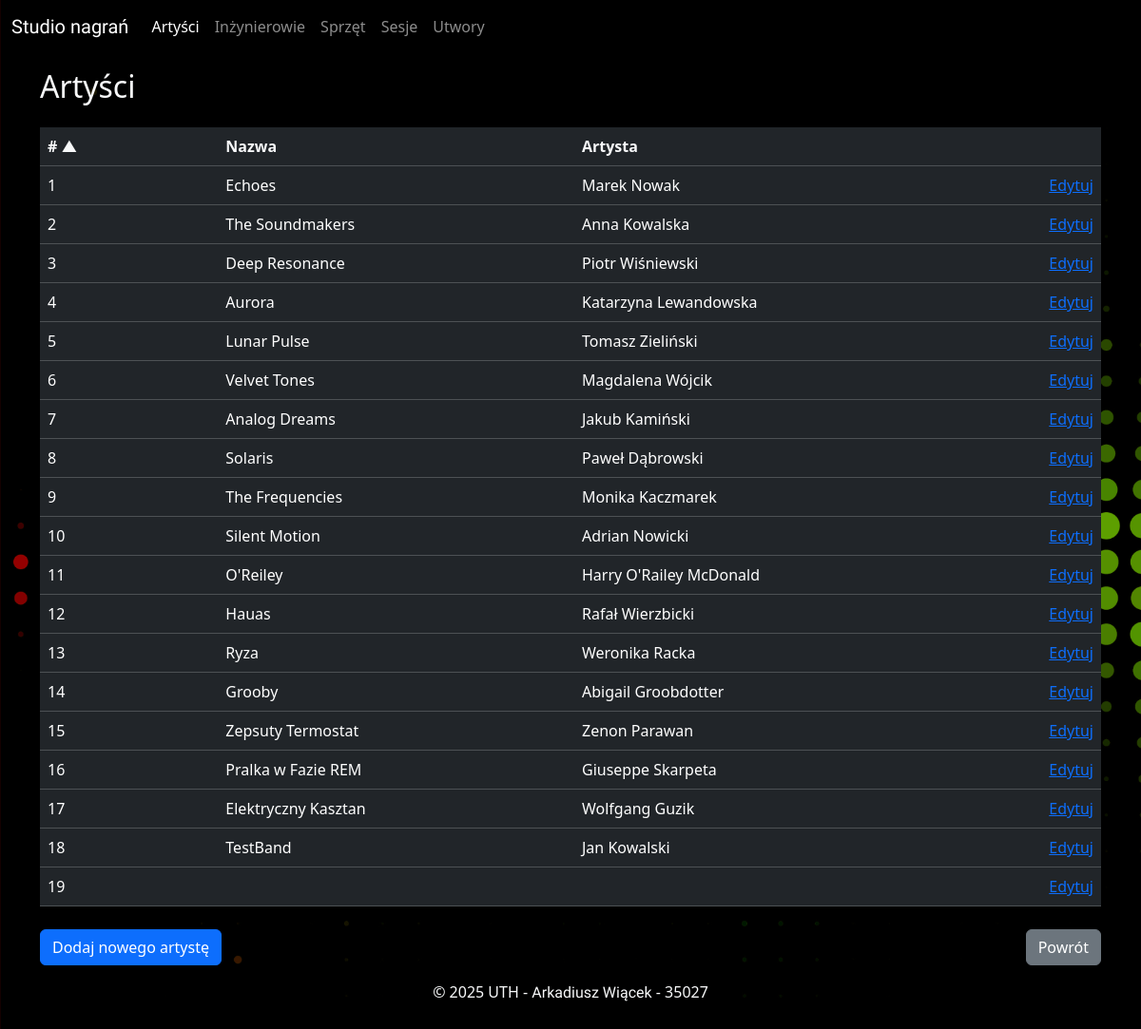
Page /artysci on the earlier database version.
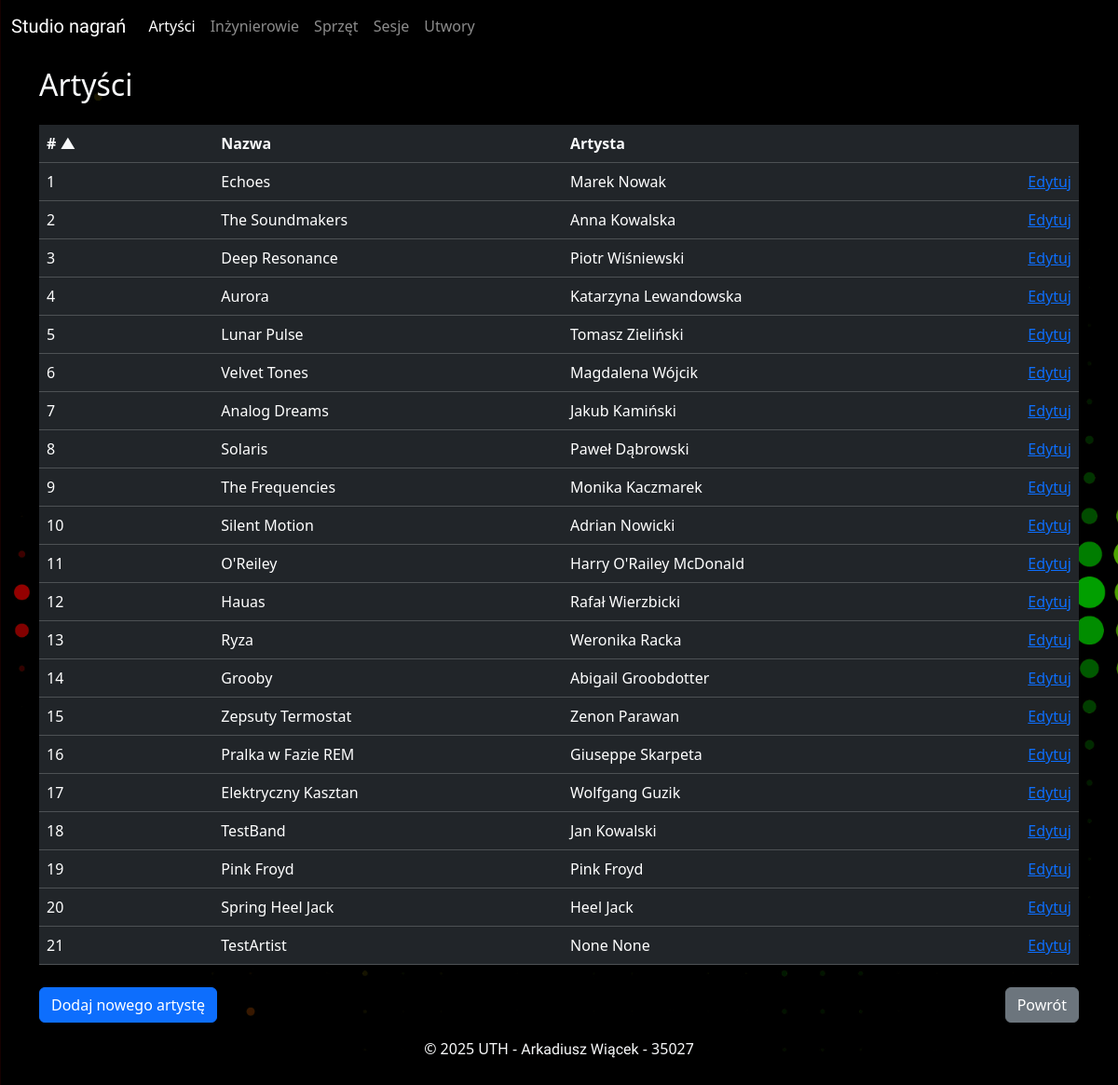
Same page on the later database version.
### studio_nagran.py (models this page shows)
class Artysci(Base):
    __tablename__ = "artysci"
    IdArtysty = Column(Integer, primary_key=True)
    Nazwa = Column(String)
    Imie = Column(String)
    Nazwisko = Column(String)
    sesje = relationship(
        "Sesje", back_populates="artysci", cascade="all, delete-orphan"
    )
    utwory = relationship(
        "Utwory", back_populates="artysci", cascade="all, delete-orphan"
    )

### studio_nagran.py (the view)
@app.route("/artysci")
def artysci_view():
    sesja = Session()
    try:
        sort_by = request.args.get('sort', 'IdArtysty')
        order = request.args.get('order', 'asc')
        sort_columns = {
            'IdArtysty': Artysci.IdArtysty,
            'Nazwa': Artysci.Nazwa,
            'Imie': Artysci.Imie,
            'Nazwisko': Artysci.Nazwisko
        }
        if sort_by not in sort_columns:
            sort_by = 'IdArtysty'
        column = sort_columns[sort_by]
        if order == 'desc':
            column = column.desc()
        else:
            column = column.asc()
        wynik_zapytania = select(Artysci).order_by(column)
        rezultat = sesja.execute(wynik_zapytania)
        artysci = rezultat.scalars().all()
        return render_template("artysci.html", artysci=artysci, sort_by=sort_by, order=order)
    finally:
        sesja.close()

### templates/artysci.html (shortened to what this page needs)
{% extends "base.html" %}
{% block content %}
    <div class="container">
        <div class="row py-1 py-sm-3">
            <div class="col text-light">
                <h2>
                    Artyści
                </h2>
            </div>
        </div>
        <div class="row">
            <div class="col">
                <table class="table table-hover table-dark">
                    <thead>
                        <tr class="d-sm-table-row">
                            <th>
                                <div class="row">
                                    <div class="col-auto col-sm-2">
                                        <a href="?sort=IdArtysty&order={% if sort_by == 'IdArtysty' and order == 'asc' %}desc{% else %}asc{% endif %}" class="text-light text-decoration-none">
                                            # {% if sort_by == 'IdArtysty' %}{% if order == 'asc' %}▲{% else %}▼{% endif %}{% endif %}
                                        </a>
                                    </div>
                                    <div class="col-auto col-sm-4">
                                        <a href="?sort=Nazwa&order={% if sort_by == 'Nazwa' and order == 'asc' %}desc{% else %}asc{% endif %}" class="text-light text-decoration-none">
                                            Nazwa {% if sort_by == 'Nazwa' %}{% if order == 'asc' %}▲{% else %}▼{% endif %}{% endif %}
                                        </a>
                                    </div>
                                    <div class="col-auto col-sm-4">
                                        <a href="?sort=Imie&order={% if sort_by == 'Imie' and order == 'asc' %}desc{% else %}asc{% endif %}" class="text-light text-decoration-none">
                                            Artysta {% if sort_by == 'Imie' %}{% if order == 'asc' %}▲{% else %}▼{% endif %}{% endif %}
                                        </a>
                                    </div>
                                    <div class="col-sm-2 d-none d-sm-block"></div>
                                </div>
                            </th>
                        </tr>
                    </thead>
                    {% for artysta in artysci %}
                        <tr data-bs-toggle="modal"
                            data-bs-target="#artistModal"
                            data-artist-id="{{ artysta.IdArtysty }}"
                            data-artist-name="{{ artysta.Nazwa }}">
                            <td>
                                <div class="row">
                                    <div class="col-12 col-sm-2">
                                        <span class="d-inline d-sm-none"># </span>{{ artysta.IdArtysty }}
                                    </div>
                                    <div class="col-12 col-sm-4">
                                        {{ artysta.Nazwa }}
                                    </div>
                                    <div class="col-6 col-sm-4">
                                        {{ artysta.Imie }} {{ artysta.Nazwisko }}
                                    </div>
                                    <div class="col-6 col-sm-2 align-self-end text-end">
                                        <a href="{{ url_for('edytuj_artyste_view', IdArtysty=artysta.IdArtysty) }}" onclick="event.stopPropagation()">Edytuj</a>
                                    </div>
                                </div>
                            </td>
                        </tr>
                    {% endfor %}
                </table>
            </div>
        </div>
        <div class="row">
            <div class="col-12 col-sm pt-2">
                <a href="{{ url_for("dodaj_artyste_view") }}"
                   class="btn btn-primary btn-block">Dodaj nowego artystę</a>
            </div>
            <div class="col-12 col-sm pt-2 d-flex justify-content-sm-end">
                <a href="{{ url_for("index") }}" class="btn btn-secondary btn-block">Powrót</a>
            </div>
        </div>
    </div>
{% endblock content %}

### templates/base.html (shortened to what this page needs)
<!DOCTYPE html>
<html lang="pl">
    <head>
        <link href="https://cdn.jsdelivr.net/npm/bootstrap@5.3.8/dist/css/bootstrap.min.css"
              rel="stylesheet"
>
        <link rel="stylesheet" href="{{ url_for('static', filename='style.css') }}">
    </head>
    <body class="d-flex flex-column vh-100">
        <header>
            <nav class="navbar navbar-expand-lg navbar-dark">
                <div class="container-fluid">
                    <a class="navbar-brand righteous-regular" href="{{ url_for("index") }}">Studio nagrań</a>
                    <div class="collapse navbar-collapse" id="navbarSupportedContent">
                        <ul class="navbar-nav me-auto mb-2 mb-lg-0">
                            <li class="nav-item">
                                <a class="nav-link active"
                                   aria-current="page"
                                   href="{{ url_for("artysci_view") }}">Artyści</a>
                            </li>
                            <li class="nav-item">
                                <a class="nav-link" href="{{ url_for("inzynierowie_view") }}">Inżynierowie</a>
                            </li>
                            <li class="nav-item">
                                <a class="nav-link" href="{{ url_for("sprzet_view") }}">Sprzęt</a>
                            </li>
                            <li class="nav-item">
                                <a class="nav-link" href="{{ url_for("sesje_view") }}">Sesje</a>
                            </li>
                            <li class="nav-item">
                                <a class="nav-link" href="{{ url_for("utwory_view") }}">Utwory</a>
                            </li>
                        </ul>
                    </div>
                </div>
            </nav>
        </header>
        <main class="flex-grow-1 py-0">
            {% block content %}
            {% endblock content %}
        </main>
        <footer class="text-center p-3 text-light">
            <p>
                © 2025 UTH - <span class="righteous-regular">Arkadiusz Wiącek</span> - 35027
            </p>
        </footer>
    </body>
</html>

### static/style.css (style rules this page uses)
main { background-blend-mode: darken; background-position: center; background-size: cover; }
tr[data-bs-toggle='modal'] { cursor: pointer; }
body { background-image: linear-gradient(to right, red, yellow, green, red, yellow), url('images/colour_wave.jpg'); animation: gradientShift 40s infinite linear; background-repeat: no-repeat; background-blend-mode: darken; background-position: absolute; background-size: 400% 100%, cover; background-attachment: fixed; }
.righteous-regular { font-family: 'Righteous', sans-serif; font-weight: 400; font-style: normal; }

Differences in the rows shown:
changed Artysci id 19: Nazwa (not shown) → "Pink Froyd"; Imie (not shown) → "Pink"; Nazwisko (not shown) → "Froyd"
added Artysci: IdArtysty "20", Nazwa "Spring Heel Jack", Imie "Heel", Nazwisko "Jack"
added Artysci: IdArtysty "21", Nazwa "TestArtist", Imie "None", Nazwisko "None"
